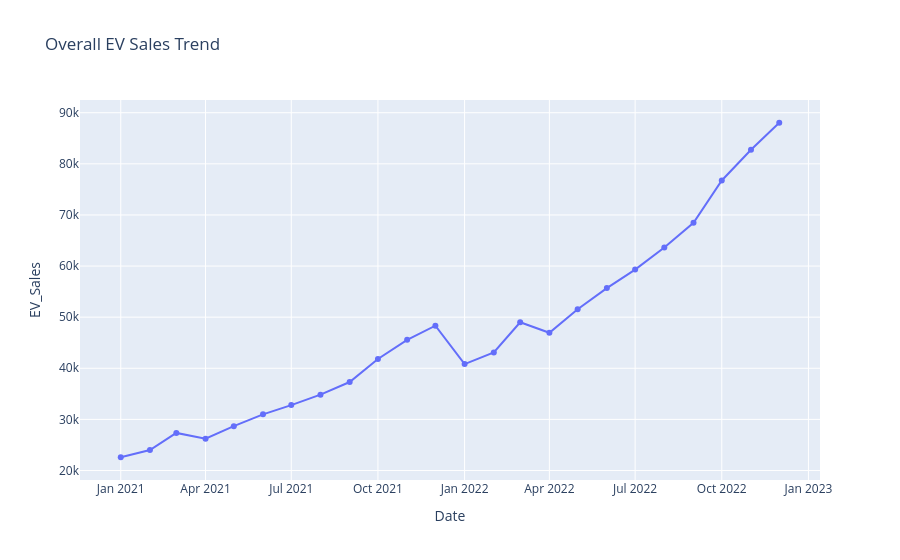

Notebook code for this chart:
### Code cell
fig = px.line(
    sales_trend,
    x="Date",
    y="EV_Sales",
    markers=True,
    title="Overall EV Sales Trend"
)

fig.show()

### Figure 1 — Plotly figure (JSON) as saved in the notebook; plotly's stock layout.template omitted (floating-point values rounded to 4 significant figures)
{"data": [{"hovertemplate": "Date=%{x}<br>EV_Sales=%{y}<extra></extra>", "legendgroup": "", "line": {"color": "#636efa", "dash": "solid"}, "marker": {"symbol": "circle"}, "mode": "lines+markers", "name": "", "orientation": "v", "showlegend": false, "type": "scatter", "x": ["2021-01-01T00:00:00.000000000", "2021-02-01T00:00:00.000000000", "2021-03-01T00:00:00.000000000", "2021-04-01T00:00:00.000000000", "2021-05-01T00:00:00.000000000", "2021-06-01T00:00:00.000000000", "2021-07-01T00:00:00.000000000", "2021-08-01T00:00:00.000000000", "2021-09-01T00:00:00.000000000", "2021-10-01T00:00:00.000000000", "2021-11-01T00:00:00.000000000", "2021-12-01T00:00:00.000000000", "2022-01-01T00:00:00.000000000", "2022-02-01T00:00:00.000000000", "2022-03-01T00:00:00.000000000", "2022-04-01T00:00:00.000000000", "2022-05-01T00:00:00.000000000", "2022-06-01T00:00:00.000000000", "2022-07-01T00:00:00.000000000", "2022-08-01T00:00:00.000000000", "2022-09-01T00:00:00.000000000", "2022-10-01T00:00:00.000000000", "2022-11-01T00:00:00.000000000", "2022-12-01T00:00:00.000000000"], "xaxis": "x", "y": [22590, 24010, 27350, 26220, 28670, 30980, 32790, 34840, 37310, 41810, 45570, 48340, 40820, 43100, 49000, 46940, 51540, 55690, 59310, 63640, 68470, 76740, 82750, 88040], "yaxis": "y"}], "layout": {"legend": {"tracegroupgap": 0}, "title": {"text": "Overall EV Sales Trend"}, "xaxis": {"anchor": "y", "domain": [0, 1], "title": {"text": "Date"}}, "yaxis": {"anchor": "x", "domain": [0, 1], "title": {"text": "EV_Sales"}}}}
